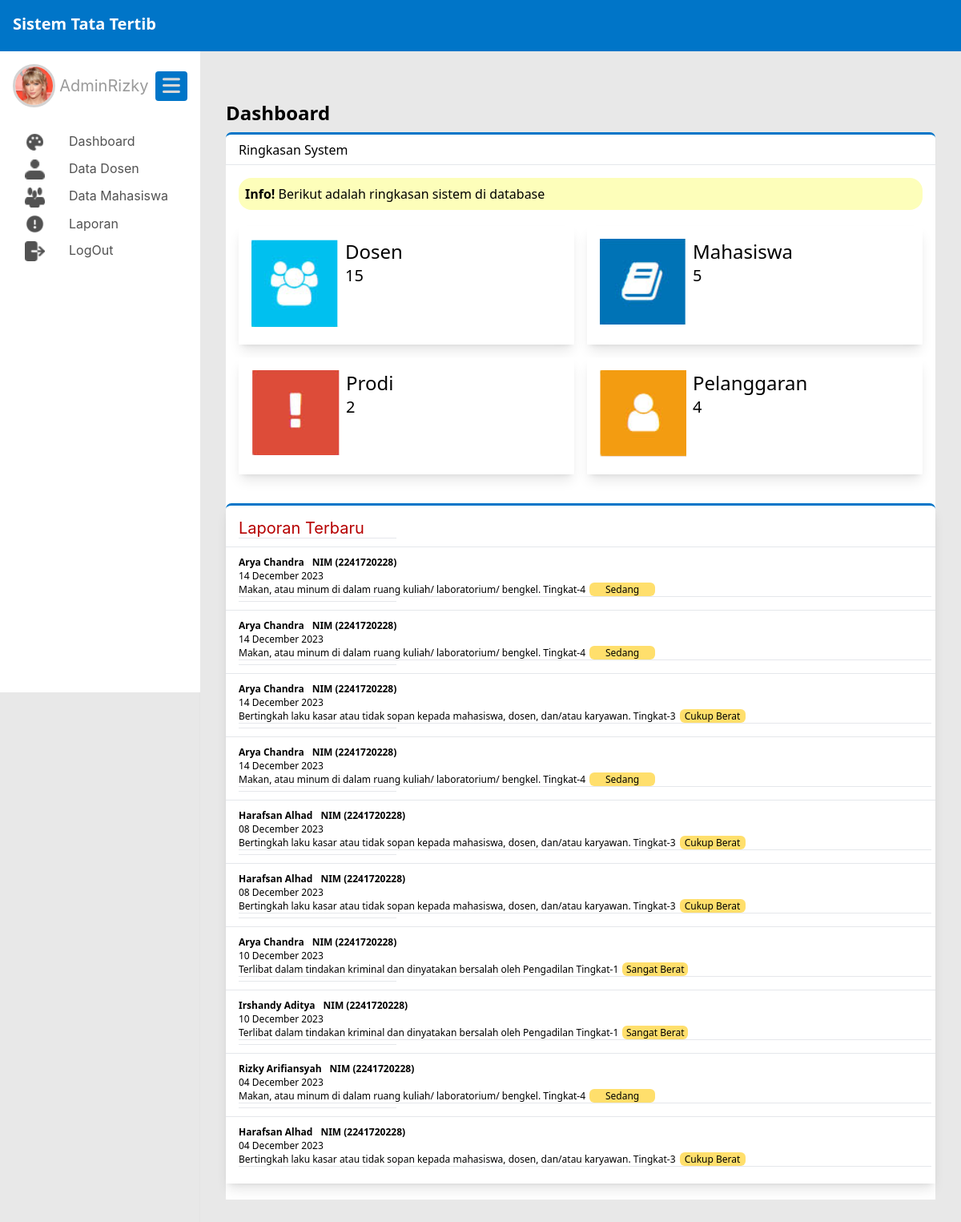
/public/admin (signed in), run on the app's committed database.
### tables this page shows
CREATE TABLE `mahasiswa` (
  `nim` varchar(20) NOT NULL,
  `prodi_id` int(11) NOT NULL,
  `nama` varchar(50) NOT NULL,
  `TTL` varchar(50) NOT NULL,
  `jenis_kelamin` enum('L','P') NOT NULL,
  `alamat` varchar(100) NOT NULL,
  `email` varchar(50) NOT NULL,
  `no_phone` varchar(11) NOT NULL,
  `phone_ortu` varchar(20) NOT NULL,
  `jumlah_pelanggaran` int(11) NOT NULL,
  `mahasiswa_img` varchar(200) NOT NULL,
  `user_id` int(11) NOT NULL
);

CREATE TABLE `pelanggaran` (
  `pelanggaran_id` int(11) NOT NULL,
  `pelanggaran` varchar(200) NOT NULL,
  `tingkat` int(11) NOT NULL,
  `sanksi_pelanggaran` varchar(500) NOT NULL
);

### app/core/Controller.php (called while the page is built, shortened)
<?php
class Controller{
    public function view($view, $data = []){
        require_once '../app/views/' . $view . '.php';
    }
    public function model($model){
        return new $model;
    }
}

### app/controllers/Admin.php (called while the page is built, shortened)
<?php
class Admin extends Controller{
    public function index(){
        $data['judul'] = 'Admin Page';
        $data['dosen'] = $this->model('Admin_model')->hitungDosen();
        $data['mahasiswa'] = $this->model('Admin_model')->hitungMahasiswa();
        $data['pelanggaran'] = $this->model('Admin_model')->hitungPelanggaran();
        $data['prodi'] = $this->model('Admin_model')->hitungProdi();
        $data['laporanTerbaru'] = $this->model('Admin_model')->laporanTerbaru();
        $this->view('admin/index', $data);
    }
}

### app/core/App.php (called while the page is built, shortened)
<?php
class App
{
    protected $method = 'index';
    protected $params = [];
    public function __construct()
    {
        $this->controller = new $this->controller;
        call_user_func_array([$this->controller, $this->method], $this->params);
    }
}

### public/index.php (called while the page is built, shortened)
<?php
$app = new App;

### app/core/Database.php (called while the page is built, shortened)
<?php
class Database
{
    private $host = DB_HOST;
    private $user = DB_USER;
    private $pass = DB_PASS;
    private $db_name = DB_NAME;
    private $dbh;
    private $stmt;
    public function __construct()
    {
        $dsn = 'mysql:host=' . $this->host . ';dbname=' . $this->db_name;
        $option = [
            PDO::ATTR_PERSISTENT => true,
            PDO::ATTR_ERRMODE => PDO::ERRMODE_EXCEPTION
        ];
        try {
            $this->dbh = new PDO($dsn, $this->user, $this->pass, $option);
        } catch (PDOException $e) {
            die($e->getMessage());
        }
    }
    public function query($query)
    {
        $this->stmt = $this->dbh->prepare($query);
    }
    public function execute()
    {
        $this->stmt->execute();
    }
    public function resultSet()
    {
        $this->execute();
        return $this->stmt->fetchAll(PDO::FETCH_ASSOC);
    }
    public function single()
    {
        $this->execute();
        return $this->stmt->fetch(PDO::FETCH_ASSOC);
    }
}

### app/models/Admin_model.php (called while the page is built, shortened)
<?php
class Admin_model
{
    private $table2 = 'mahasiswa';
    private $table3 = 'pengaduan';
    private $table4 = 'pelanggaran';
    private $db;
    public function __construct()
    {
        $this->db = new Database;
    }
    public function hitungDosen()
    {
        $this->db->query('SELECT COUNT(nip) as jumlah_dosen FROM dosen');
        return $this->db->single();
    }
    public function hitungMahasiswa()
    {
        $this->db->query('SELECT COUNT(nim) as jumlah_mahasiswa FROM mahasiswa');
        return $this->db->single();
    }
    public function hitungPelanggaran()
    {
        $this->db->query('SELECT COUNT(pelanggaran_id) as jumlah_pelanggaran FROM pelanggaran');
        return $this->db->single();
    }
    public function hitungProdi()
    {
        $this->db->query('SELECT COUNT(prodi_id) as jumlah_prodi FROM prodi');
        return $this->db->single();
    }
    public function laporanTerbaru()
    {
        $this->db->query('SELECT
            m.nama, m.nim, date_format(p.tanggal_pengaduan, "%d %M %Y") as tanggal_pengaduan, pe.pelanggaran, pe.tingkat
        FROM ' . $this->table2 . ' AS m
        JOIN ' . $this->table3 . ' AS p ON m.nim = p.nim
        JOIN ' . $this->table4 . ' AS pe ON p.pelanggaran_id = pe.pelanggaran_id
        ORDER BY p.pengaduan_id DESC
        LIMIT 10');
        return $this->db->resultSet();
    }
}

### app/views/admin/index.php (the view, shortened to what this page needs)
<div class="flex-1 pl-8 pb-8 pt-6 pr-8 shadow-sm main_content">
  <div id="dashboard">
    <h1 class="text-2xl font-bold mb-2">Dashboard</h1>
    <div class="flex bg-white h-10 items-center shadow-sm subtitle_dashboard">
      <div class="flex-1 ml-4">Ringkasan System</div>
    </div>
    <div class="flex bg-white flex-col xl:flex-row">
      <div class="flex-1 bg-white p-4">
        <div class="flex-1 notif_db h-10 flex items-center pl-2">
        <p><b>Info! </b>Berikut adalah ringkasan sistem di database</p>
        </div>
        <div class="grid grid-cols-2 gap-4 mt-5">
          <div class="bg-white p-4 shadow-lg">
            <div class="inline-flex">
              <img src="<?= BASEURL; ?>/img/dashboard_icon/dosen.png" alt="">
              <div class="block ml-2">
                <div class="text-2xl inline">Dosen</div>
                <div class="text-xl block"><?php echo $data['dosen']['jumlah_dosen'] ?></div>
              </div>
            </div>
          </div>
          <div class="bg-white p-4 shadow-lg">
            <div class="inline-flex">
              <img src="<?= BASEURL; ?>/img/dashboard_icon/jurusan.png" alt="">
              <div class="block ml-2">
                <div class="text-2xl inline">Mahasiswa</div>
                <div class="text-xl block"><?php echo $data['mahasiswa']['jumlah_mahasiswa']?></div>
              </div>
            </div>
          </div>
          <div class="bg-white p-4 shadow-lg">
            <div class="inline-flex">
              <img src="<?= BASEURL; ?>/img/dashboard_icon/pelanggaran.png" alt="">
              <div class="block ml-2">
                <div class="text-2xl inline">Prodi</div>
                <div class="text-xl block"><?php echo $data['prodi']['jumlah_prodi']  ?></div>
              </div>
            </div>
          </div>
          <div class="bg-white p-4 shadow-lg">
            <div class="inline-flex">
              <img src="<?= BASEURL; ?>/img/dashboard_icon/user.png" alt="">
              <div class="block ml-2">
                <div class="text-2xl inline">Pelanggaran</div>
                <div class="text-xl block"><?php echo $data['pelanggaran']['jumlah_pelanggaran']?></div>
              </div>
            </div>
          </div>
        </div>
      </div>
      <div class="flex-1 bg-white pelanggaran_terbaru shadow-lg">
        <h3 class="pelanggaran_tbr_title">Laporan Terbaru</h3>
      <?php
        foreach ($data['laporanTerbaru'] as $row):
      ?>
        <hr class="hr_pelanggaran">
        <hr class="hr_db">
        <div class="biodata_pelanggar">
          <div class="profil_pelanggar flex">
            <p class="nama_pelanggar"><?php echo $row['nama']; ?></p>
            <p class="nim_pelanggar">NIM (<?php echo $data['laporanTerbaru'][0]['nim'] ?>)</p>
          </div>
          <div class="tanggal_pelanggaran_container flex">
            <p class="tanggal_pelanggaran"><?php echo $row['tanggal_pengaduan']?></p>
          </div>
          <div class="penyebab_pelanggaran_container flex">
            <p class="penyebab_pelanggaran"><?php echo $row['pelanggaran'] . " Tingkat-" . $row['tingkat']; ?></p>
            <p><?php
                if ($row['tingkat'] == '1') {
                  echo '<div class="bobot_cukup_berat">Sangat Berat</div>';
                } elseif ($row['tingkat'] == '2') {
                  echo '<div class="bobot_cukup_berat">Berat</div>';
                }elseif ($row['tingkat'] == '3'){
                  echo '<div class="bobot_cukup_berat">Cukup Berat</div>';
                }elseif ($row['tingkat'] == '4'){
                  echo '<div class="bobot_cukup_berat">Sedang</div>';
                }elseif ($row['tingkat'] == '5'){
                  echo '<div class="bobot_cukup_berat">Ringan</div>';
                }
                ?></p>
          </div>
          <hr class="hr_db">
        </div>
                <?php
                  endforeach;
                ?>
      </div>
    </div>
  </div>
</div>

### public/css/style.css (style rules this page uses)
.hr_db { background-color: #746f6f; height: 1px; }
.notif_db { background-color: #fdfeba; width: 100%px; height: 55px; border-radius: 16px; }
.main_content { margin-left: 250px; margin-top: 64px; }
.main { background: #e8e8e8; }
.subtitle_dashboard { border-top: solid; border-radius: 7px 7px 0px 0px; border-color: #0075c8; }
.pelanggaran_terbaru { margin-top: 20px; margin-bottom: 20px; margin-right: 20px; border-top: solid; background: linear-gradient(0deg, #fff 0%, #fff 100%), #fff; padding-top: 16px; padding-bottom: 16px; border-color: #0075c8; border-radius: 7px 7px 0px 0px; width: 100%; height: 382px; overflow-y: scroll; }
.pelanggaran_tbr_title { color: #b60000; font-family: Inter; font-size: 20px; font-style: normal; font-weight: 400; line-height: normal; margin-left: 16px; }
.hr_pelanggaran { width: 197px; height: 1px; background: #b60000; margin-bottom: 10px; margin-left: 16px; }
.bobot_cukup_berat { border-radius: 6px; background: #ffdf6c; width: 82px; height: 17px; flex-shrink: 0; color: #000; font-size: 12px; font-style: normal; font-weight: 400; line-height: normal; margin-left: 5px; display: flex; justify-content: center; }
.biodata_pelanggar { padding: 10px 5px 5px 16px; }
.nama_pelanggar { color: #000; font-size: 12px; font-style: normal; font-weight: 700; line-height: normal; margin-right: 10px; }
.nim_pelanggar { color: #000; font-size: 12px; font-style: normal; font-weight: 700; line-height: normal; }
.tanggal_pelanggaran { color: #000; font-size: 12px; font-style: normal; font-weight: 400; line-height: normal; }
.penyebab_pelanggaran { color: #000; font-size: 12px; font-style: normal; font-weight: 400; line-height: normal; }

### data on the page
mahasiswa: nama "Arya Chandra", nim "2241720228", tanggal_pengaduan "14 December 2023", pelanggaran.pelanggaran "Makan, atau minum di dalam ruang kuliah/ laboratorium/ bengkel.", pelanggaran.tingkat "4", shows "Sedang", pelanggaran.pelanggaran "Bertingkah laku kasar atau tidak sopan kepada mahasiswa, dosen, dan/atau karyawan.", pelanggaran.tingkat "3", tanggal_pengaduan "10 December 2023", pelanggaran.pelanggaran "Terlibat dalam tindakan kriminal dan dinyatakan bersalah oleh Pengadilan", pelanggaran.tingkat "1"
mahasiswa: nama "Harafsan Alhad", tanggal_pengaduan "08 December 2023", shows "Cukup Berat", pelanggaran.pelanggaran "Bertingkah laku kasar atau tidak sopan kepada mahasiswa, dosen, dan/atau karyawan.", pelanggaran.tingkat "3", tanggal_pengaduan "04 December 2023"
pelanggaran: pelanggaran "Bertingkah laku kasar atau tidak sopan kepada mahasiswa, dosen, dan/atau karyawan.", tingkat "3"
mahasiswa: nama "Irshandy Aditya", tanggal_pengaduan "10 December 2023", pelanggaran.pelanggaran "Terlibat dalam tindakan kriminal dan dinyatakan bersalah oleh Pengadilan", pelanggaran.tingkat "1", shows "Sangat Berat"
mahasiswa: nama "Rizky Arifiansyah", tanggal_pengaduan "04 December 2023", pelanggaran.pelanggaran "Makan, atau minum di dalam ruang kuliah/ laboratorium/ bengkel.", pelanggaran.tingkat "4", shows "Sedang"

### other printed values
$data['dosen']['jumlah_dosen'] "15"
$data['mahasiswa']['jumlah_mahasiswa'] "5"
$data['prodi']['jumlah_prodi'] "2"
$data['pelanggaran']['jumlah_pelanggaran'] "4"
